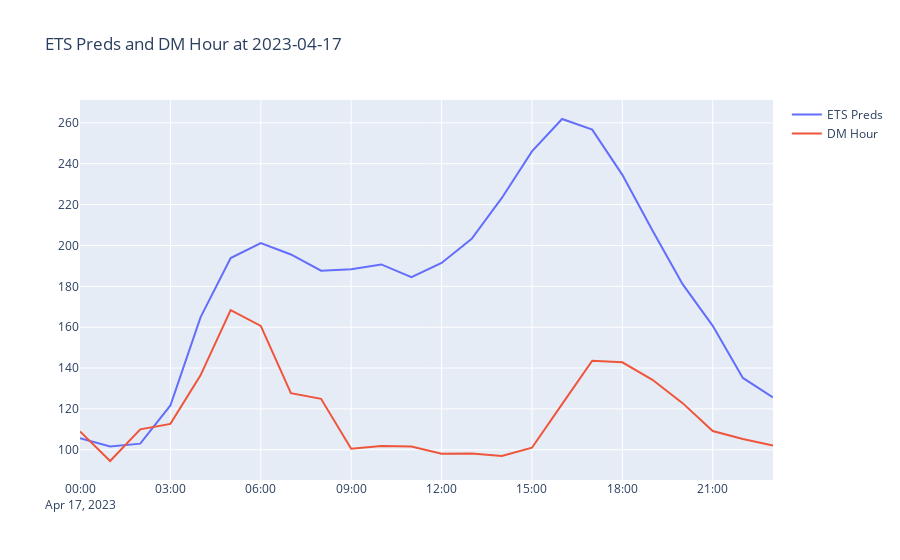

Notebook code cell kept with this figure:
### Code cell
import plotly.express as px
import plotly.graph_objs as go

fig = go.Figure()
fig.add_trace(go.Line(x=ets_preds_filtered.index, y=ets_preds_filtered['mean'], name='ETS Preds'))
fig.add_trace(go.Line(x=dm_hour_filtered.index, y=dm_hour_filtered['price_dm'], name='DM Hour'))
fig.update_layout(title='ETS Preds and DM Hour at {}'.format(timestamp_to_plot))
fig.show()
